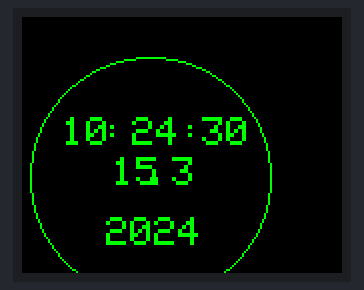
Recording of a sketch running on a simulated Arduino Leonardo, built with avr-gcc and run on an emulated ATmega32U4. On the bench: 160×128 colour display. The local clock reads 2024-03-15 10:24:30 at power-on unless the sketch sets it.

Above: at 0.1 s.
At 4.1 s:
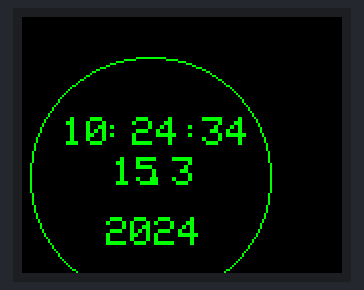
At 9.2 s:
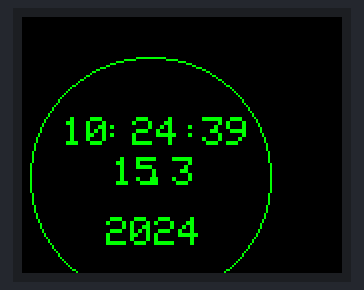
At 19.3 s:
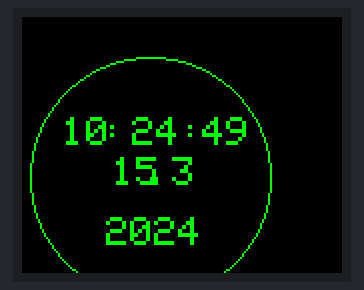
At 28.4 s:
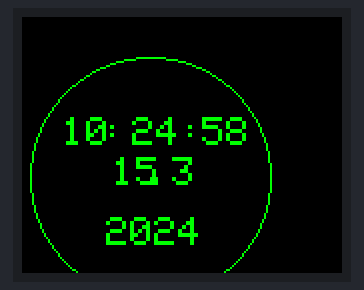
At 38.5 s:
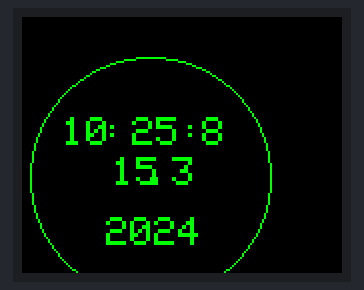

Measured:
- what the display in image 1 shows lasts 1.0 s, from 4.1 s to 5.1 s

The sketch:

time.ino
```cpp
//*************Часы На TFT экране*************
//**************Написано FtXivan**************

#include <Time.h>
#include <TFT.h> // Библиотека для работы с TFT-экраном
#include <SPI.h>
#include <Wire.h>
#include <DS1307RTC.h>

//*********Пины для подключения экрана*********
#define CS   10
#define DC   9
#define RESET  8

// объявление выводов, работающих с экраном, для Arduino Leonardo
// #define CS   7
// #define DC   0
// #define RESET  1

TFT myScreen = TFT(CS, DC, RESET); // Создаем обьект

// массив символов для вывода времени на экран
char sec[10];
char minu[11];
char hou[12];
char days[13];
char moht[14];
char years[15];

void setup(){
  myScreen.begin(); // Начинаем работать с экраном
  myScreen.setRotation(2); //Задаем ориентацию(хех) экрана
  myScreen.background(0,0,0); // Очистка экрана
  myScreen.stroke(255,0,255); // Заливаем экран
  myScreen.setTextSize(2); // увеличиваем размер шрифта для текста, выводимого в блоке loop()

}
void loop(){

  tmElements_t tm; // Создем элемент хранящий время
  if (RTC.read(tm)) {
    String elapsedTime = String(tm.Second);
    elapsedTime.toCharArray(sec,10);
    String elapsedTime1 = String(tm.Minute);
    elapsedTime1.toCharArray(minu,11);
    String elapsedTime2 = String(tm.Hour);
    elapsedTime2.toCharArray(hou,12);
    String elapsedTime3 = String(tm.Day);
    elapsedTime3.toCharArray(days,13);
    String elapsedTime4 = String(tm.Month);
    elapsedTime4.toCharArray(moht,14);
    String elapsedTime5 = String(tmYearToCalendar(tm.Year));
    elapsedTime5.toCharArray(years,15);
    myScreen.stroke(0,255,0);
    myScreen.circle (64, 80, 60);
    myScreen.text(sec,90,50);
    myScreen.text(":",79,50);
    myScreen.text(minu,55,50);
    myScreen.text(":",40,50);
    myScreen.text(hou,20,50);
    myScreen.text(days,45,70);
    myScreen.text(".",60,70);
    myScreen.text(moht,75,70);
    myScreen.text(years,42,100);
    delay(1000);
    myScreen.stroke(0,0,0);
    myScreen.text(sec,90,50);
    myScreen.text(":",79,50);
    myScreen.text(minu,55,50);
    myScreen.text(":",40,50);
    myScreen.text(hou,20,50);
    myScreen.text(days,45,70);
    myScreen.text(".",60,70);
    myScreen.text(moht,75,70);
    myScreen.text(years,42,100);
  }
}
```
